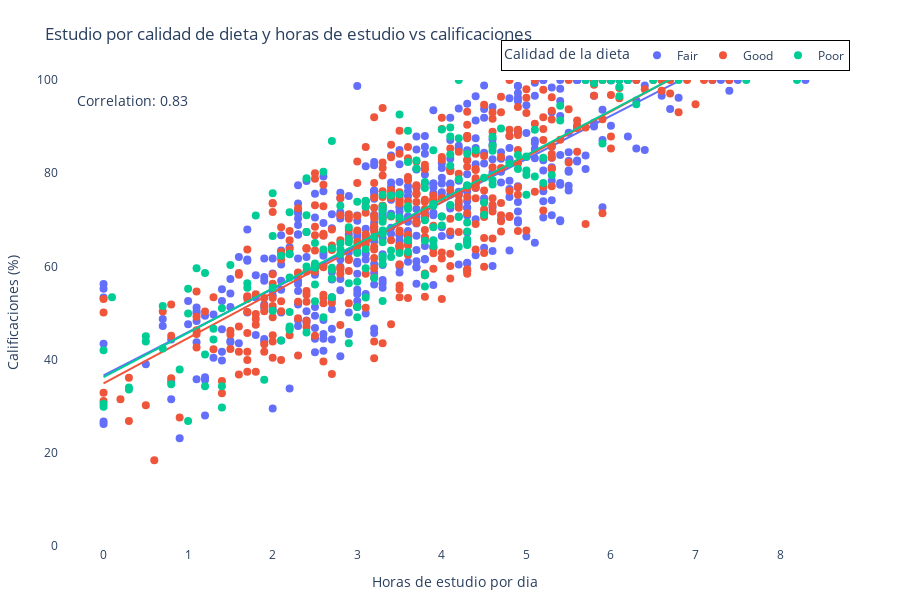

The cell this chart's notebook holds for it:
### Code cell
# Create an interactive scatter plot
# Create the scatter plot
fig = px.scatter( df,

                 x='study_hours_per_day',
                 y='exam_score',
                 color='diet_quality',
                 hover_data=['student_id', 'age', 'gender', 'mental_health_rating'],
                 title='Estudio por calidad de dieta y horas de estudio vs calificaciones',
                 labels={
                     'study_hours_per_day': 'Horas de estudio por dia',
                     'exam_score': 'Calificaciones (%)',
                     'diet_quality': 'Calidad de la dieta'
                 },
                 height=600,
                 width=900,
                 trendline="ols"
                )
 
# Calculate correlation
correlation = df['study_hours_per_day'].corr(df['exam_score'])
correlation_text = f'Correlation: {correlation:.2f}'
 
# Update layout for better visibility
fig.update_layout(
    plot_bgcolor='white',
    legend=dict(
        bgcolor='rgba(255,255,255,0.8)',
        bordercolor='black',
        borderwidth=1,
        title=dict(text="Calidad de la dieta"),
        orientation="h",
        yanchor="bottom",
        y=1.02,
        xanchor="right",
        x=1
    ),
    annotations=[
        dict(
            x=0.02,
            y=0.98,
            xref="paper",
            yref="paper",
            text=correlation_text,
            showarrow=False,
            font=dict(size=14)
        )
    ],
    font=dict(size=12),
    yaxis_range=[0, 100],
    margin=dict(l=50, r=50, t=80, b=50)
)
 
# Update hover tooltips with percentage format
fig.update_traces(
    marker=dict(size=8),
    hovertemplate="<br>".join([
        "Study Hours: %{x:.1f}",
        "Exam Score: %{y:.1f}%",
        "Education Level: %{color}",
        "<extra></extra>"
    ])
)
 
fig.show() 

#Conclusión: Mediante el grafico podemos observar que la calidad de la dieta no influye de una forma significativa en las calificaciones,
# siendo lo más influyente e importante las horas de estudio.

### Figure 1 — Plotly figure (JSON) as saved in the notebook; plotly's stock layout.template omitted (floating-point values rounded to 4 significant figures; data arrays with more than 128 entries replaced by an {"elided": "..."} marker saying what was removed)
{"data": [{"customdata": {"elided": "437x4 mixed values"}, "hovertemplate": "Study Hours: %{x:.1f}<br>Exam Score: %{y:.1f}%<br>Education Level: %{color}<br><extra></extra>", "legendgroup": "Fair", "marker": {"color": "#636efa", "size": 8, "symbol": "circle"}, "mode": "markers", "name": "Fair", "orientation": "v", "showlegend": true, "type": "scatter", "x": {"elided": "437 float values"}, "xaxis": "x", "y": {"elided": "437 float values"}, "yaxis": "y"}, {"hovertemplate": "Study Hours: %{x:.1f}<br>Exam Score: %{y:.1f}%<br>Education Level: %{color}<br><extra></extra>", "legendgroup": "Fair", "marker": {"color": "#636efa", "size": 8, "symbol": "circle"}, "mode": "lines", "name": "Fair", "showlegend": false, "type": "scatter", "x": {"elided": "437 float values"}, "xaxis": "x", "y": {"elided": "437 float values"}, "yaxis": "y"}, {"customdata": {"elided": "378x4 mixed values"}, "hovertemplate": "Study Hours: %{x:.1f}<br>Exam Score: %{y:.1f}%<br>Education Level: %{color}<br><extra></extra>", "legendgroup": "Good", "marker": {"color": "#EF553B", "size": 8, "symbol": "circle"}, "mode": "markers", "name": "Good", "orientation": "v", "showlegend": true, "type": "scatter", "x": {"elided": "378 float values"}, "xaxis": "x", "y": {"elided": "378 float values"}, "yaxis": "y"}, {"hovertemplate": "Study Hours: %{x:.1f}<br>Exam Score: %{y:.1f}%<br>Education Level: %{color}<br><extra></extra>", "legendgroup": "Good", "marker": {"color": "#EF553B", "size": 8, "symbol": "circle"}, "mode": "lines", "name": "Good", "showlegend": false, "type": "scatter", "x": {"elided": "378 float values"}, "xaxis": "x", "y": {"elided": "378 float values"}, "yaxis": "y"}, {"customdata": {"elided": "185x4 mixed values"}, "hovertemplate": "Study Hours: %{x:.1f}<br>Exam Score: %{y:.1f}%<br>Education Level: %{color}<br><extra></extra>", "legendgroup": "Poor", "marker": {"color": "#00cc96", "size": 8, "symbol": "circle"}, "mode": "markers", "name": "Poor", "orientation": "v", "showlegend": true, "type": "scatter", "x": {"elided": "185 float values"}, "xaxis": "x", "y": {"elided": "185 float values"}, "yaxis": "y"}, {"hovertemplate": "Study Hours: %{x:.1f}<br>Exam Score: %{y:.1f}%<br>Education Level: %{color}<br><extra></extra>", "legendgroup": "Poor", "marker": {"color": "#00cc96", "size": 8, "symbol": "circle"}, "mode": "lines", "name": "Poor", "showlegend": false, "type": "scatter", "x": {"elided": "185 float values"}, "xaxis": "x", "y": {"elided": "185 float values"}, "yaxis": "y"}], "layout": {"annotations": [{"font": {"size": 14}, "showarrow": false, "text": "Correlation: 0.83", "x": 0.02, "xref": "paper", "y": 0.98, "yref": "paper"}], "font": {"size": 12}, "height": 600, "legend": {"bgcolor": "rgba(255,255,255,0.8)", "bordercolor": "black", "borderwidth": 1, "orientation": "h", "title": {"text": "Calidad de la dieta"}, "tracegroupgap": 0, "x": 1, "xanchor": "right", "y": 1.02, "yanchor": "bottom"}, "margin": {"b": 50, "l": 50, "r": 50, "t": 80}, "plot_bgcolor": "white", "title": {"text": "Estudio por calidad de dieta y horas de estudio vs calificaciones"}, "width": 900, "xaxis": {"anchor": "y", "domain": [0, 1], "title": {"text": "Horas de estudio por dia"}}, "yaxis": {"anchor": "x", "domain": [0, 1], "range": [0, 100], "title": {"text": "Calificaciones (%)"}}}}
